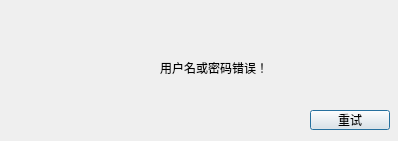
<?xml version="1.0" encoding="UTF-8"?>
<ui version="4.0">
 <class>DialogFail</class>
 <widget class="QDialog" name="DialogFail">
  <property name="geometry">
   <rect>
    <x>0</x>
    <y>0</y>
    <width>398</width>
    <height>141</height>
   </rect>
  </property>
  <property name="windowTitle">
   <string>Dialog</string>
  </property>
  <widget class="QLabel" name="label">
   <property name="geometry">
    <rect>
     <x>160</x>
     <y>60</y>
     <width>121</width>
     <height>16</height>
    </rect>
   </property>
   <property name="text">
    <string>用户名或密码错误！</string>
   </property>
  </widget>
  <widget class="QPushButton" name="ButtRetry">
   <property name="geometry">
    <rect>
     <x>310</x>
     <y>110</y>
     <width>80</width>
     <height>20</height>
    </rect>
   </property>
   <property name="text">
    <string>重试</string>
   </property>
  </widget>
 </widget>
 <resources/>
 <connections>
  <connection>
   <sender>ButtRetry</sender>
   <signal>clicked()</signal>
   <receiver>DialogFail</receiver>
   <slot>close()</slot>
   <hints>
    <hint type="sourcelabel">
     <x>349</x>
     <y>119</y>
    </hint>
    <hint type="destinationlabel">
     <x>198</x>
     <y>70</y>
    </hint>
   </hints>
  </connection>
 </connections>
</ui>
